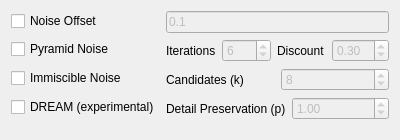
<?xml version="1.0" encoding="UTF-8"?>
<ui version="4.0">
 <class>noise_offset_UI</class>
 <widget class="QWidget" name="noise_offset_UI">
  <property name="geometry">
   <rect>
    <x>0</x>
    <y>0</y>
    <width>400</width>
    <height>140</height>
   </rect>
  </property>
  <property name="windowTitle">
   <string>Form</string>
  </property>
  <property name="toolTip">
   <string>&lt;html&gt;&lt;head/&gt;&lt;body&gt;&lt;p&gt;Noise Offset is a tweak to the noise of models, Typically EDM based models like 1.X and SDXL, that allows for a larger range of color&lt;/p&gt;&lt;/body&gt;&lt;/html&gt;</string>
  </property>
  <layout class="QFormLayout" name="formLayout_2">
   <item row="0" column="0">
    <widget class="QCheckBox" name="noise_offset_enable">
     <property name="text">
      <string>Noise Offset</string>
     </property>
    </widget>
   </item>
   <item row="0" column="1">
    <widget class="LineEditWithHighlight" name="noise_offset_input">
     <property name="enabled">
      <bool>false</bool>
     </property>
     <property name="toolTip">
      <string>&lt;html&gt;&lt;head/&gt;&lt;body&gt;&lt;p&gt;Noise Offset is a tweak to the noise of models, Typically EDM based models like 1.X and SDXL, that allows for a larger range of color&lt;/p&gt;&lt;/body&gt;&lt;/html&gt;</string>
     </property>
     <property name="text">
      <string>0.1</string>
     </property>
    </widget>
   </item>
   <item row="1" column="0">
    <widget class="QCheckBox" name="pyramid_noise_enable">
     <property name="toolTip">
      <string>&lt;html&gt;&lt;head/&gt;&lt;body&gt;&lt;p&gt;Pyramid Noise, otherwise known as Multires Noise is a tweak to the noise, much like Noise Offset, but is less destructive.&lt;/p&gt;&lt;/body&gt;&lt;/html&gt;</string>
     </property>
     <property name="text">
      <string>Pyramid Noise</string>
     </property>
    </widget>
   </item>
   <item row="1" column="1">
    <layout class="QHBoxLayout" name="horizontalLayout">
     <item>
      <widget class="QLabel" name="label_2">
       <property name="toolTip">
        <string>&lt;html&gt;&lt;head/&gt;&lt;body&gt;&lt;p&gt;Pyramid Noise, otherwise known as Multires Noise is a tweak to the noise, much like Noise Offset, but is less destructive.&lt;/p&gt;&lt;/body&gt;&lt;/html&gt;</string>
       </property>
       <property name="text">
        <string>Iterations</string>
       </property>
      </widget>
     </item>
     <item>
      <widget class="SpinBox" name="pyramid_iteration_input">
       <property name="enabled">
        <bool>false</bool>
       </property>
       <property name="focusPolicy">
        <enum>Qt::StrongFocus</enum>
       </property>
       <property name="toolTip">
        <string>&lt;html&gt;&lt;head/&gt;&lt;body&gt;&lt;p&gt;Pyramid Noise, otherwise known as Multires Noise is a tweak to the noise, much like Noise Offset, but is less destructive.&lt;/p&gt;&lt;/body&gt;&lt;/html&gt;</string>
       </property>
       <property name="minimum">
        <number>1</number>
       </property>
       <property name="value">
        <number>6</number>
       </property>
      </widget>
     </item>
     <item>
      <widget class="QLabel" name="label_3">
       <property name="toolTip">
        <string>&lt;html&gt;&lt;head/&gt;&lt;body&gt;&lt;p&gt;Pyramid Noise, otherwise known as Multires Noise is a tweak to the noise, much like Noise Offset, but is less destructive.&lt;/p&gt;&lt;/body&gt;&lt;/html&gt;</string>
       </property>
       <property name="text">
        <string>Discount</string>
       </property>
      </widget>
     </item>
     <item>
      <widget class="DoubleSpinBox" name="pyramid_discount_input">
       <property name="enabled">
        <bool>false</bool>
       </property>
       <property name="focusPolicy">
        <enum>Qt::StrongFocus</enum>
       </property>
       <property name="toolTip">
        <string>&lt;html&gt;&lt;head/&gt;&lt;body&gt;&lt;p&gt;Pyramid Noise, otherwise known as Multires Noise is a tweak to the noise, much like Noise Offset, but is less destructive.&lt;/p&gt;&lt;/body&gt;&lt;/html&gt;</string>
       </property>
       <property name="minimum">
        <double>0.010000000000000</double>
       </property>
       <property name="singleStep">
        <double>0.010000000000000</double>
       </property>
       <property name="value">
        <double>0.300000000000000</double>
       </property>
      </widget>
     </item>
    </layout>
   </item>
   <item row="2" column="0">
    <widget class="QCheckBox" name="immiscible_enable">
     <property name="toolTip">
      <string>&lt;html&gt;&lt;head/&gt;&lt;body&gt;&lt;p&gt;Immiscible noise pairing (KNN): for each image, k noise samples are drawn and the one closest to the image latent is used. Reported to speed up convergence. Works at any batch size. Not used by Flux.&lt;/p&gt;&lt;/body&gt;&lt;/html&gt;</string>
     </property>
     <property name="text">
      <string>Immiscible Noise</string>
     </property>
    </widget>
   </item>
   <item row="2" column="1">
    <layout class="QHBoxLayout" name="horizontalLayout_2">
     <item>
      <widget class="QLabel" name="label_4">
       <property name="toolTip">
        <string>&lt;html&gt;&lt;head/&gt;&lt;body&gt;&lt;p&gt;Number of noise candidates per image (k). Around 4-8 is a reasonable start; larger values pair more strongly.&lt;/p&gt;&lt;/body&gt;&lt;/html&gt;</string>
       </property>
       <property name="text">
        <string>Candidates (k)</string>
       </property>
      </widget>
     </item>
     <item>
      <widget class="SpinBox" name="immiscible_k_input">
       <property name="enabled">
        <bool>false</bool>
       </property>
       <property name="focusPolicy">
        <enum>Qt::StrongFocus</enum>
       </property>
       <property name="toolTip">
        <string>&lt;html&gt;&lt;head/&gt;&lt;body&gt;&lt;p&gt;Number of noise candidates per image (k). Around 4-8 is a reasonable start; larger values pair more strongly.&lt;/p&gt;&lt;/body&gt;&lt;/html&gt;</string>
       </property>
       <property name="minimum">
        <number>2</number>
       </property>
       <property name="maximum">
        <number>64</number>
       </property>
       <property name="value">
        <number>8</number>
       </property>
      </widget>
     </item>
    </layout>
   </item>
   <item row="3" column="0">
    <widget class="QCheckBox" name="dream_enable">
     <property name="toolTip">
      <string>&lt;html&gt;&lt;head/&gt;&lt;body&gt;&lt;p&gt;DREAM (experimental): adds one extra no-grad forward pass per step and trains on inputs rectified with the model's own prediction, reducing exposure bias. Roughly +25-35% time per step. Gains are proven only for super-resolution; A/B test it. SD 1.5 / SDXL LoRA only (not Flux or Textual Inversion).&lt;/p&gt;&lt;/body&gt;&lt;/html&gt;</string>
     </property>
     <property name="text">
      <string>DREAM (experimental)</string>
     </property>
    </widget>
   </item>
   <item row="3" column="1">
    <layout class="QHBoxLayout" name="horizontalLayout_3">
     <item>
      <widget class="QLabel" name="label_5">
       <property name="toolTip">
        <string>&lt;html&gt;&lt;head/&gt;&lt;body&gt;&lt;p&gt;Detail preservation exponent p in lambda = sqrt(1 - alpha_bar)^p. 1.0 is the paper's best; values near 0 apply full strength at every timestep, larger values weaken the effect at low noise levels.&lt;/p&gt;&lt;/body&gt;&lt;/html&gt;</string>
       </property>
       <property name="text">
        <string>Detail Preservation (p)</string>
       </property>
      </widget>
     </item>
     <item>
      <widget class="DoubleSpinBox" name="dream_p_input">
       <property name="enabled">
        <bool>false</bool>
       </property>
       <property name="focusPolicy">
        <enum>Qt::StrongFocus</enum>
       </property>
       <property name="toolTip">
        <string>&lt;html&gt;&lt;head/&gt;&lt;body&gt;&lt;p&gt;Detail preservation exponent p in lambda = sqrt(1 - alpha_bar)^p. 1.0 is the paper's best; values near 0 apply full strength at every timestep, larger values weaken the effect at low noise levels.&lt;/p&gt;&lt;/body&gt;&lt;/html&gt;</string>
       </property>
       <property name="minimum">
        <double>0.050000000000000</double>
       </property>
       <property name="maximum">
        <double>5.000000000000000</double>
       </property>
       <property name="singleStep">
        <double>0.100000000000000</double>
       </property>
       <property name="value">
        <double>1.000000000000000</double>
       </property>
      </widget>
     </item>
    </layout>
   </item>
  </layout>
 </widget>
 <customwidgets>
  <customwidget>
   <class>SpinBox</class>
   <extends>QSpinBox</extends>
   <header>modules.ScrollOnSelect.h</header>
  </customwidget>
  <customwidget>
   <class>DoubleSpinBox</class>
   <extends>QDoubleSpinBox</extends>
   <header>modules.ScrollOnSelect.h</header>
  </customwidget>
  <customwidget>
   <class>LineEditWithHighlight</class>
   <extends>QLineEdit</extends>
   <header>modules.LineEditHighlight.h</header>
  </customwidget>
 </customwidgets>
 <resources/>
 <connections/>
</ui>
